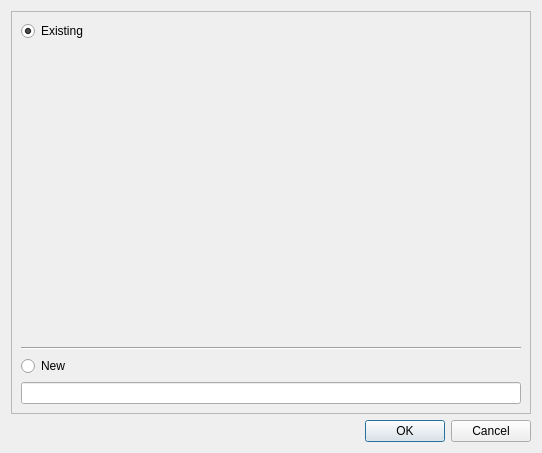
<?xml version="1.0" encoding="UTF-8"?>
<ui version="4.0">
 <class>TagInput</class>
 <widget class="QDialog" name="TagInput">
  <property name="windowModality">
   <enum>Qt::ApplicationModal</enum>
  </property>
  <property name="geometry">
   <rect>
    <x>0</x>
    <y>0</y>
    <width>542</width>
    <height>453</height>
   </rect>
  </property>
  <property name="windowTitle">
   <string>Input Tag</string>
  </property>
  <layout class="QGridLayout" name="gridLayout" rowstretch="0,0">
   <item row="1" column="0">
    <widget class="QDialogButtonBox" name="buttonBox">
     <property name="orientation">
      <enum>Qt::Horizontal</enum>
     </property>
     <property name="standardButtons">
      <set>QDialogButtonBox::Cancel|QDialogButtonBox::Ok</set>
     </property>
    </widget>
   </item>
   <item row="0" column="0">
    <widget class="QFrame" name="frame">
     <property name="frameShape">
      <enum>QFrame::StyledPanel</enum>
     </property>
     <property name="frameShadow">
      <enum>QFrame::Raised</enum>
     </property>
     <layout class="QVBoxLayout" name="verticalLayout_3">
      <item>
       <widget class="QRadioButton" name="rbExisting">
        <property name="text">
         <string>Existing</string>
        </property>
        <property name="checked">
         <bool>true</bool>
        </property>
       </widget>
      </item>
      <item>
       <widget class="dg::widget::TagSelector" name="tagSelector" native="true"/>
      </item>
      <item>
       <widget class="Line" name="line">
        <property name="orientation">
         <enum>Qt::Horizontal</enum>
        </property>
       </widget>
      </item>
      <item>
       <widget class="QRadioButton" name="rbNew">
        <property name="text">
         <string>New</string>
        </property>
       </widget>
      </item>
      <item>
       <widget class="QLineEdit" name="leTag"/>
      </item>
     </layout>
    </widget>
   </item>
  </layout>
 </widget>
 <customwidgets>
  <customwidget>
   <class>dg::widget::TagSelector</class>
   <extends>QWidget</extends>
   <header>src/widget/tagselector.hpp</header>
   <container>1</container>
  </customwidget>
 </customwidgets>
 <resources/>
 <connections>
  <connection>
   <sender>buttonBox</sender>
   <signal>accepted()</signal>
   <receiver>TagInput</receiver>
   <slot>accept()</slot>
   <hints>
    <hint type="sourcelabel">
     <x>248</x>
     <y>254</y>
    </hint>
    <hint type="destinationlabel">
     <x>157</x>
     <y>274</y>
    </hint>
   </hints>
  </connection>
  <connection>
   <sender>buttonBox</sender>
   <signal>rejected()</signal>
   <receiver>TagInput</receiver>
   <slot>reject()</slot>
   <hints>
    <hint type="sourcelabel">
     <x>316</x>
     <y>260</y>
    </hint>
    <hint type="destinationlabel">
     <x>286</x>
     <y>274</y>
    </hint>
   </hints>
  </connection>
 </connections>
</ui>
